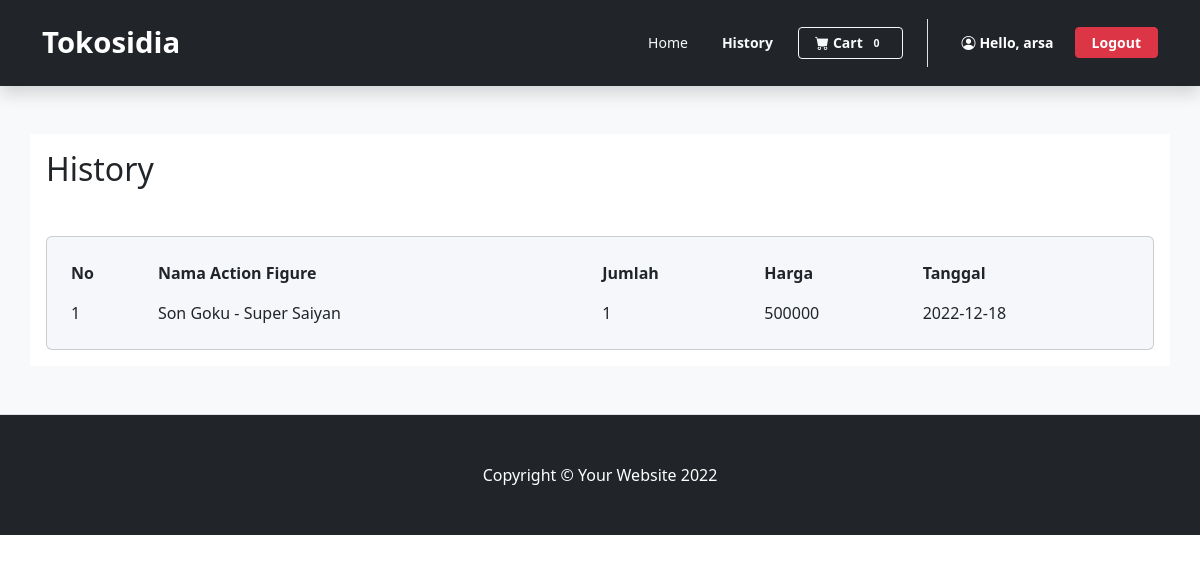
The page /request.php (signed in) on the database as committed earlier.
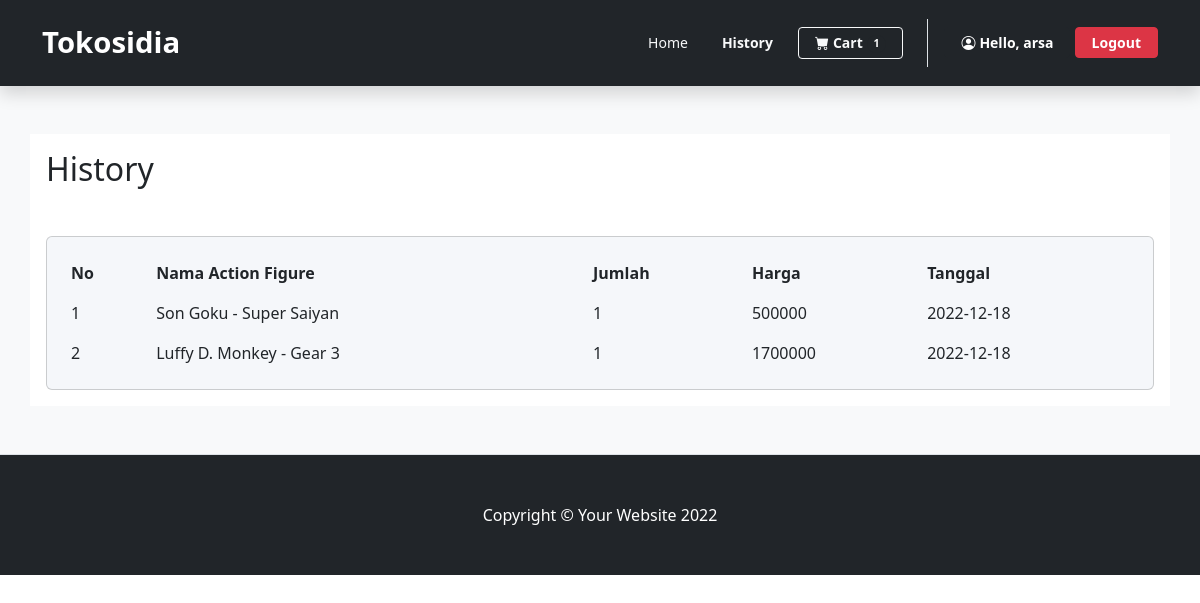
The same page on the database as committed later.
### tables this page shows
CREATE TABLE `dtrans_beli` (
  `db_id` varchar(5) NOT NULL,
  `db_amount` int(10) NOT NULL,
  `db_hb_id` varchar(5) NOT NULL,
  `db_subtotal` double NOT NULL,
  `db_af_id` varchar(5) NOT NULL
);

CREATE TABLE `actionfigure` (
  `af_id` varchar(5) NOT NULL,
  `af_name` varchar(500) NOT NULL,
  `af_price` double NOT NULL,
  `af_stock` int(10) NOT NULL,
  `af_status` int(10) NOT NULL,
  `af_se_id` varchar(5) NOT NULL,
  `af_desc` varchar(255) NOT NULL,
  `af_image_path` varchar(255) NOT NULL
);

CREATE TABLE `htrans_beli` (
  `hb_id` varchar(5) NOT NULL,
  `hb_date` date NOT NULL,
  `hb_total` double NOT NULL,
  `hb_customerid` varchar(5) NOT NULL,
  `hb_di_id` varchar(5) DEFAULT NULL
);

### request.php (the view, shortened to what this page needs)
<?php
    require('action.php');
    $cart = "";
    if(isset($_SESSION['userLogin'])){
        $select_query = "SELECT count(*) as 'cart' FROM cart where ca_us_id = '".$_SESSION['userLogin']['id']."' and ca_status = 'Requested'";
        $cart = $con->query($select_query);
        $cart = $cart->fetch_assoc();
        $cart = $cart['cart'];
    }
?>
<!DOCTYPE html>
<html lang="en">
    <head>
        <link href="https://cdn.jsdelivr.net/npm/bootstrap-icons@1.4.1/font/bootstrap-icons.css" rel="stylesheet">
        <link href="https://cdn.jsdelivr.net/npm/bootstrap@5.2.2/dist/css/bootstrap.min.css" rel="stylesheet">
        <link href="assets/css/general.css" rel="stylesheet">
    </head>
    <body>
        <nav class="navbar navbar-expand-lg p-3 position-sticky top-0 w-100 shadow navbar-dark bg-dark">
            <div class="container">
                <a class="navbar-brand" href="index.php" style="font-size: 22pt; font-weight: bold;">Tokosidia</a>
                <div class="collapse navbar-collapse" id="navbarSupportedContent">
                    <ul class="navbar-nav ms-auto mb-2 me-3 mb-lg-0 px-3 border-end">
                        <li class="nav-item">
                            <a class="nav-link" aria-current="page" href="index.php">
                                <button class="btn btn-sm text-light">Home</button>
                            </a>
                        </li>
                        <li class="nav-item">
                            <a class="nav-link" href="">
                                <button class="btn btn-sm text-light fw-bold">History</button>
                            </a>
                        </li>
                        <li class="nav-item">
                            <form class="nav-link" action="" method="post">
                                <button class="btn btn-outline-light btn-sm px-3 fw-bold" type="submit" name='cart'>
                                    <i class="bi-cart-fill me-1"></i>Cart<span class="badge bg-dark text-light ms-1 rounded-pill"><?=$cart?></span>
                                </button>
                            </form>
                        </li>
                    </ul>
                    <form class="d-flex" role="search" action="" method="post">
                        <div class="d-grid gap-2 d-md-block">
                            <button class="btn btn-dark btn-sm px-3 fw-bold" name="profile">
                                <i class="bi bi-person-circle fill me-1"></i>Hello, <?=$_SESSION['userLogin']['username']?>
                            </button>
                            <button class="btn btn-danger btn-sm px-3 fw-bold" name="logout">
                                Logout
                            </button>
                        </div>
                    </form>
                </div>
            </div>
        </nav>
        <section class="intro py-5 border-bottom bg-light" id="features">
            <div class="mask d-flex h-100">
                <div class="container bg-white py-3 px-3">
                    <h2 class='mb-5'>History</h2>
                    <div class="row justify-content-center">
                        <div class="col-12">
                            <div class="card shadow-2-strong" style="background-color: #f5f7fa;">
                                <div class="card-body">
                                    <div class="table-responsive">
                                        <table class="table table-borderless mb-0 align-items-center justify-content-center">
                                            <thead>
                                            <tr>
                                                <th scope="col">No </th>
                                                <th scope="col">Nama Action Figure</th>
                                                <th scope="col">Jumlah</th>
                                                <th scope="col">Harga</th>
                                                <th scope="col">Tanggal</th>
                                            </tr>
                                            </thead>
                                            <tbody>
                                            <tbody>
                                                <?php
                                                    $select_query = "
                                                    SELECT af.af_name as 'nama', db.db_amount as 'jumlah', db.db_subtotal as 'total', hb.hb_date as 'tanggal' from dtrans_beli db
                                                    join htrans_beli hb on hb.hb_id = db.db_hb_id
                                                    join actionfigure af on af.af_id = db.db_af_id
                                                    where hb.hb_customerid = '".$_SESSION['userLogin']['id']."'";
                                                    $isi = mysqli_query($con, $select_query);
                                                    $counter = 0;
                                                    while($row = mysqli_fetch_array($isi)){
                                                ?>
                                                    <tr>
                                                        <td><?=++$counter?></td>
                                                        <td><?=$row['nama']?></td>
                                                        <td><?=$row['jumlah']?></td>
                                                        <td><?=$row['total']?></td>
                                                        <td><?=$row['tanggal']?></td>
                                                    </tr>
                                                <?php
                                                    }
                                                ?>
                                            </tbody>
                                        </table>
                                    </div>
                                </div>
                            </div>
                        </div>
                    </div>
                </div>
            </div>
        </section>
                                                    <td class="d-grid gap-2">
        <footer class="py-5 bg-dark">
            <div class="container px-5"><p class="m-0 text-center text-white">Copyright &copy; Your Website 2022</p></div>
        </footer>
    </body>
</html>

Rows that differ between the two databases and show on the page:
added dtrans_beli: actionfigure.af_name "Luffy D. Monkey - Gear 3", db_amount "1", db_subtotal "1700000", db_hb.hb_date "2022-12-18"
Other text that changed with them:
$cart: "0" → "1"
